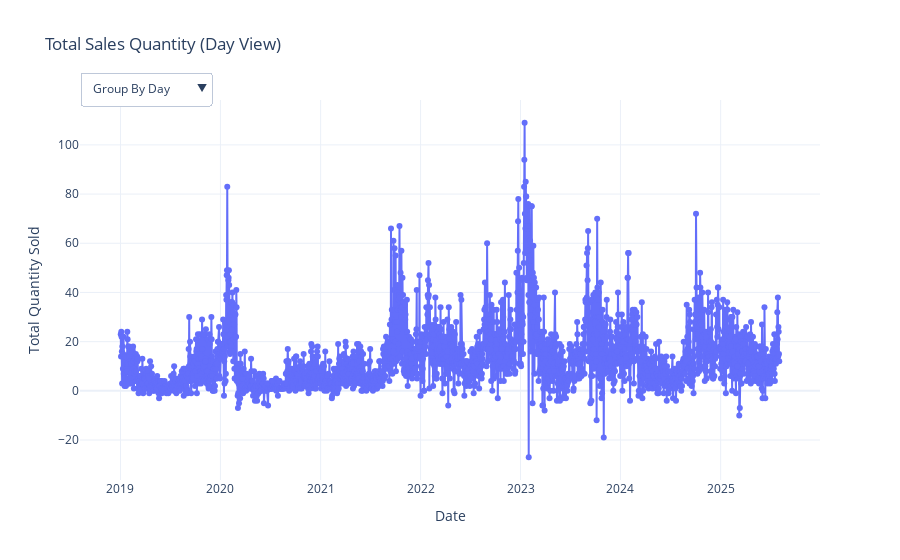

The cell this chart's notebook holds for it:
### Code cell
# Visualize Data to Identify Patterns and Seasonality
plot_interactive_sales_dashboard(data)

### Figure 1 — Plotly figure (JSON) as saved in the notebook; plotly's stock layout.template omitted (floating-point values rounded to 4 significant figures; data arrays with more than 128 entries replaced by an {"elided": "..."} marker saying what was removed)
{"data": [{"line": {"width": 2}, "marker": {"size": 6}, "mode": "lines+markers", "name": "Day Sales", "type": "scatter", "visible": true, "x": {"elided": "2327 str values"}, "y": {"elided": "2327 float values"}}, {"line": {"width": 2}, "marker": {"size": 6}, "mode": "lines+markers", "name": "Month Sales", "type": "scatter", "visible": false, "x": ["2019-01-01T00:00:00", "2019-02-01T00:00:00", "2019-03-01T00:00:00", "2019-04-01T00:00:00", "2019-05-01T00:00:00", "2019-06-01T00:00:00", "2019-07-01T00:00:00", "2019-08-01T00:00:00", "2019-09-01T00:00:00", "2019-10-01T00:00:00", "2019-11-01T00:00:00", "2019-12-01T00:00:00", "2020-01-01T00:00:00", "2020-02-01T00:00:00", "2020-03-01T00:00:00", "2020-04-01T00:00:00", "2020-05-01T00:00:00", "2020-06-01T00:00:00", "2020-07-01T00:00:00", "2020-08-01T00:00:00", "2020-09-01T00:00:00", "2020-10-01T00:00:00", "2020-11-01T00:00:00", "2020-12-01T00:00:00", "2021-01-01T00:00:00", "2021-02-01T00:00:00", "2021-03-01T00:00:00", "2021-04-01T00:00:00", "2021-05-01T00:00:00", "2021-06-01T00:00:00", "2021-07-01T00:00:00", "2021-08-01T00:00:00", "2021-09-01T00:00:00", "2021-10-01T00:00:00", "2021-11-01T00:00:00", "2021-12-01T00:00:00", "2022-01-01T00:00:00", "2022-02-01T00:00:00", "2022-03-01T00:00:00", "2022-04-01T00:00:00", "2022-05-01T00:00:00", "2022-06-01T00:00:00", "2022-07-01T00:00:00", "2022-08-01T00:00:00", "2022-09-01T00:00:00", "2022-10-01T00:00:00", "2022-11-01T00:00:00", "2022-12-01T00:00:00", "2023-01-01T00:00:00", "2023-02-01T00:00:00", "2023-03-01T00:00:00", "2023-04-01T00:00:00", "2023-05-01T00:00:00", "2023-06-01T00:00:00", "2023-07-01T00:00:00", "2023-08-01T00:00:00", "2023-09-01T00:00:00", "2023-10-01T00:00:00", "2023-11-01T00:00:00", "2023-12-01T00:00:00", "2024-01-01T00:00:00", "2024-02-01T00:00:00", "2024-03-01T00:00:00", "2024-04-01T00:00:00", "2024-05-01T00:00:00", "2024-06-01T00:00:00", "2024-07-01T00:00:00", "2024-08-01T00:00:00", "2024-09-01T00:00:00", "2024-10-01T00:00:00", "2024-11-01T00:00:00", "2024-12-01T00:00:00", "2025-01-01T00:00:00", "2025-02-01T00:00:00", "2025-03-01T00:00:00", "2025-04-01T00:00:00", "2025-05-01T00:00:00", "2025-06-01T00:00:00", "2025-07-01T00:00:00", "2025-08-01T00:00:00"], "y": [345.0, 286.0, 149.0, 121.0, 57.0, 26.0, 67.0, 114.0, 259.0, 375.0, 314.0, 280.0, 714.0, 742.0, 120.0, 85.0, 47.0, 41.0, 44.0, 69.0, 213.0, 207.0, 171.0, 213.0, 118.0, 79.0, 240.0, 264.0, 258.0, 154.0, 143.0, 297.0, 664.0, 975.0, 439.0, 465.0, 635.0, 525.0, 500.0, 478.0, 437.0, 230.0, 337.0, 563.0, 654.0, 554.0, 535.0, 825.0, 1469.0, 1095.0, 505.0, 314.0, 338.0, 168.0, 377.0, 579.0, 704.0, 708.0, 440.0, 441.0, 632.0, 604.0, 353.0, 248.0, 209.0, 160.0, 138.0, 288.0, 455.0, 769.0, 567.0, 548.0, 532.0, 463.0, 377.0, 399.0, 297.0, 267.0, 454.0, 51.0]}, {"line": {"width": 2}, "marker": {"size": 6}, "mode": "lines+markers", "name": "Year Sales", "type": "scatter", "visible": false, "x": ["2019-01-01T00:00:00", "2020-01-01T00:00:00", "2021-01-01T00:00:00", "2022-01-01T00:00:00", "2023-01-01T00:00:00", "2024-01-01T00:00:00", "2025-01-01T00:00:00"], "y": [2393.0, 2666.0, 4096.0, 6273.0, 7138.0, 4971.0, 2840.0]}], "layout": {"title": {"text": "Total Sales Quantity (Day View)"}, "updatemenus": [{"active": 0, "buttons": [{"args": [{"visible": [true, false, false]}, {"title": "Total Sales Quantity (Day View)"}], "label": "Group By Day", "method": "update"}, {"args": [{"visible": [false, true, false]}, {"title": "Total Sales Quantity (Month View)"}], "label": "Group By Month", "method": "update"}, {"args": [{"visible": [false, false, true]}, {"title": "Total Sales Quantity (Year View)"}], "label": "Group By Year", "method": "update"}], "direction": "down", "pad": {"r": 10, "t": 10}, "showactive": true, "x": 0, "xanchor": "left", "y": 1.1, "yanchor": "top"}], "xaxis": {"title": {"text": "Date"}}, "yaxis": {"title": {"text": "Total Quantity Sold"}}}}
